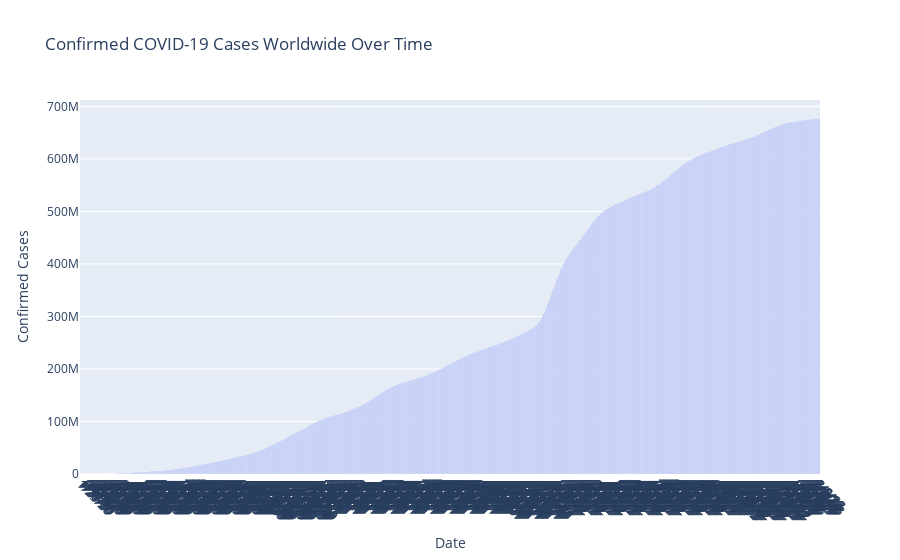

The code cell stored with this chart in its notebook:
### Code cell
import pandas as pd
import plotly.express as px

# Read the data
covid_data = pd.read_csv('https://raw.githubusercontent.com/CSSEGISandData/COVID-19/master/csse_covid_19_data/csse_covid_19_time_series/time_series_covid19_confirmed_global.csv')

# Sum up confirmed cases worldwide by date
worldwide_cases = covid_data.sum(numeric_only=True)[4:]

# Create a DataFrame with dates and confirmed cases
data = pd.DataFrame({'Date': worldwide_cases.index, 'Confirmed Cases': worldwide_cases.values})

# Create an interactive bar chart using Plotly
fig = px.bar(data, x='Date', y='Confirmed Cases', title='Confirmed COVID-19 Cases Worldwide Over Time')

# Customize the x-axis to display all dates
fig.update_xaxes(tickvals=list(range(len(data))), ticktext=data['Date'], tickangle=45)

# Show the interactive chart
fig.show()

### Figure 1 — Plotly figure (JSON) as saved in the notebook; plotly's stock layout.template omitted (floating-point values rounded to 4 significant figures; data arrays with more than 128 entries replaced by an {"elided": "..."} marker saying what was removed)
{"data": [{"alignmentgroup": "True", "hovertemplate": "Date=%{x}<br>Confirmed Cases=%{y}<extra></extra>", "legendgroup": "", "marker": {"color": "#636efa", "pattern": {"shape": ""}}, "name": "", "offsetgroup": "", "orientation": "v", "showlegend": false, "textposition": "auto", "type": "bar", "x": {"elided": "1141 str values"}, "xaxis": "x", "y": {"elided": "1141 int values"}, "yaxis": "y"}], "layout": {"barmode": "relative", "legend": {"tracegroupgap": 0}, "title": {"text": "Confirmed COVID-19 Cases Worldwide Over Time"}, "xaxis": {"anchor": "y", "domain": [0, 1], "tickangle": 45, "ticktext": {"elided": "1141 str values"}, "tickvals": {"elided": "1141 int values"}, "title": {"text": "Date"}}, "yaxis": {"anchor": "x", "domain": [0, 1], "title": {"text": "Confirmed Cases"}}}}
